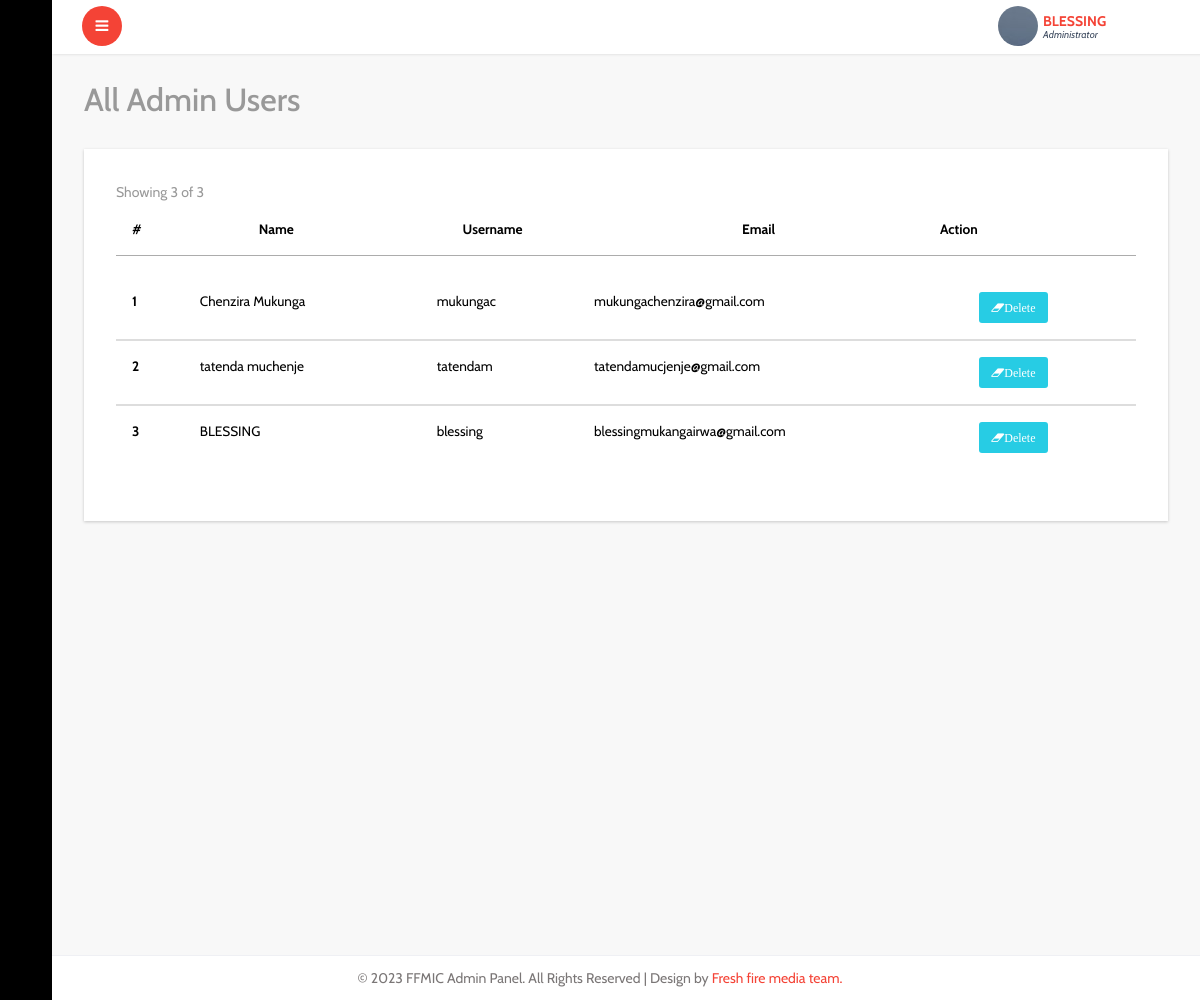
Screenshot of /admin/adminlist.php (signed in) with the database file from the repository.
### tables this page shows
CREATE TABLE IF NOT EXISTS `table_admin` (
  `id` int NOT NULL AUTO_INCREMENT,
  `name` varchar(45) NOT NULL,
  `email` varchar(45) NOT NULL,
  `username` varchar(45) NOT NULL,
  `password` varchar(45) NOT NULL,
  `file` varchar(567) NOT NULL,
  PRIMARY KEY (`id`)
);

### idiorm.php (called while the page is built, shortened)
<?php
    class ORM implements ArrayAccess {
        protected static $_default_config = array(
            'connection_string' => 'sqlite::memory:',
            'id_column' => 'id',
            'id_column_overrides' => array(),
            'error_mode' => PDO::ERRMODE_EXCEPTION,
            'username' => null,
            'password' => null,
            'driver_options' => null,
            'identifier_quote_character' => null,
            'limit_clause_style' => null,
            'logging' => false,
            'logger' => null,
            'caching' => false,
            'caching_auto_clear' => false,
            'return_result_sets' => false,
        );
        protected static $_config = array();
        protected static $_db = array();
        protected static $_last_statement = null;
        protected $_connection_name;
        protected $_table_name;
        protected $_values = array();
        protected $_result_columns = array('*');
        protected $_join_sources = array();
        protected $_order_by = array();
        protected $_group_by = array();
        public static function configure($key, $value = null, $connection_name = self::DEFAULT_CONNECTION) {
            if (is_array($key)) {
                foreach ($key as $conf_key => $conf_value) {
                    self::configure($conf_key, $conf_value, $connection_name);
                }
            } else {
                if (is_null($value)) {
                    $value = $key;
                    $key = 'connection_string';
                }
                self::$_config[$connection_name][$key] = $value;
            }
        }
        public static function for_table($table_name, $connection_name = self::DEFAULT_CONNECTION) {
            return new self($table_name, array(), $connection_name);
        }
        protected static function _setup_db_config($connection_name) {
            if (!array_key_exists($connection_name, self::$_config)) {
                self::$_config[$connection_name] = self::$_default_config;
            }
        }
        public static function set_db($db, $connection_name = self::DEFAULT_CONNECTION) {
            self::$_db[$connection_name] = $db;
        }
        protected static function _setup_identifier_quote_character($connection_name) {
            if (is_null(self::$_config[$connection_name]['identifier_quote_character'])) {
                self::$_config[$connection_name]['identifier_quote_character'] =
                    self::_detect_identifier_quote_character($connection_name);
            }
        }
        public static function _setup_limit_clause_style($connection_name) {
            if (is_null(self::$_config[$connection_name]['limit_clause_style'])) {
                self::$_config[$connection_name]['limit_clause_style'] =
                    self::_detect_limit_clause_style($connection_name);
            }
        }
        protected static function _detect_identifier_quote_character($connection_name) {
            switch(self::get_db($connection_name)->getAttribute(PDO::ATTR_DRIVER_NAME)) {
                case 'mysql':
                case 'sqlite':
                case 'sqlite2':
                default:
                    return '`';
            }
        }
        protected static function _detect_limit_clause_style($connection_name) {
            switch(self::get_db($connection_name)->getAttribute(PDO::ATTR_DRIVER_NAME)) {
                default:
                    return ORM::LIMIT_STYLE_LIMIT;
            }
        }
        public static function get_db($connection_name = self::DEFAULT_CONNECTION) {
            return self::$_db[$connection_name];
        }
        public static function get_last_statement() {
            return self::$_last_statement;
        }
        protected static function _execute($query, $parameters = array(), $connection_name = self::DEFAULT_CONNECTION) {
            $statement = self::get_db($connection_name)->prepare($query);
            self::$_last_statement = $statement;
            $time = microtime(true);
            $q = $statement->execute();
            return $q;
        }
        protected static function _log_query($query, $parameters, $connection_name, $query_time) {
            if (!self::$_config[$connection_name]['logging']) {
                return false;
            }
            return true;
        }
        protected function __construct($table_name, $data = array(), $connection_name = self::DEFAULT_CONNECTION) {
            $this->_table_name = $table_name;
            $this->_connection_name = $connection_name;
        }
        public function find_array() {
            return $this->_run();
        }
        protected function _build_select() {
            return $this->_join_if_not_empty(" ", array(
                $this->_build_select_start(),
                $this->_build_join(),
                $this->_build_where(),
                $this->_build_group_by(),
                $this->_build_having(),
                $this->_build_order_by(),
                $this->_build_limit(),
                $this->_build_offset(),
            ));
        }
        protected function _build_select_start() {
            $fragment = 'SELECT ';
            $result_columns = join(', ', $this->_result_columns);
            $fragment .= "{$result_columns} FROM " . $this->_quote_identifier($this->_table_name);
            return $fragment;
        }
        protected function _build_join() {
            if (count($this->_join_sources) === 0) {
                return '';
            }
            return join(" ", $this->_join_sources);
        }
        protected function _build_where() {
            return $this->_build_conditions('where');
        }
        protected function _build_having() {
            return $this->_build_conditions('having');
        }
        protected function _build_group_by() {
            if (count($this->_group_by) === 0) {
                return '';
            }
            return "GROUP BY " . join(", ", $this->_group_by);
        }
        protected function _build_conditions($type) {
            $conditions_class_property_name = "_{$type}_conditions";
            if (count($this->$conditions_class_property_name) === 0) {
                return '';
            }
            $conditions = array();
            return strtoupper($type) . " " . join(" AND ", $conditions);
        }
        protected function _build_order_by() {
            if (count($this->_order_by) === 0) {
                return '';
            }
            return "ORDER BY " . join(", ", $this->_order_by);
        }
        protected function _build_limit() {
            $fragment = '';
            return $fragment;
        }
        protected function _build_offset() {
            return '';
        }
        protected function _join_if_not_empty($glue, $pieces) {
            $filtered_pieces = array();
            foreach ($pieces as $piece) {
                if (is_string($piece)) {
                    $piece = trim($piece);
                }
                if (!empty($piece)) {
                    $filtered_pieces[] = $piece;
                }
            }
            return join($glue, $filtered_pieces);
        }
        protected function _quote_one_identifier($identifier) {
            $parts = explode('.', $identifier);
            $parts = array_map(array($this, '_quote_identifier_part'), $parts);
            return join('.', $parts);
        }
        protected function _quote_identifier($identifier) {
            if (is_array($identifier)) {
                $result = array_map(array($this, '_quote_one_identifier'), $identifier);
                return join(', ', $result);
            } else {
                return $this->_quote_one_identifier($identifier);
            }
        }
        protected function _quote_identifier_part($part) {
            $quote_character = self::$_config[$this->_connection_name]['identifier_quote_character'];
            return $quote_character .
                   str_replace($quote_character,
                               $quote_character . $quote_character,
                               $part
                   ) . $quote_character;
        }
        protected function _run() {
            $query = $this->_build_select();
            $caching_enabled = self::$_config[$this->_connection_name]['caching'];
            self::_execute($query, $this->_values, $this->_connection_name);
            $statement = self::get_last_statement();
            $rows = array();
            while ($row = $statement->fetch(PDO::FETCH_ASSOC)) {
                $rows[] = $row;
            }
            $this->_values = array();
            $this->_result_columns = array('*');
            return $rows;
        }
        public function __call($name, $arguments)
        {
            $method = strtolower(preg_replace('/([a-z])([A-Z])/', '$1_$2', $name));
            if (method_exists($this, $method)) {
                return call_user_func_array(array($this, $method), $arguments);
            } else {
                throw new IdiormMethodMissingException("Method $name() does not exist in class " . get_class($this));
            }
        }
    }

### admin/adminlist.php (the view, shortened to what this page needs)
<?php include"header.php"; ?>
			<div id="page-wrapper">
				<div class="graphs">
					<h3 class="blank1">All Admin Users</h3>
					 <div class="xs tabls">
					 <div class="panel-body1">
					   <table class="table">
					    <thead>
							<tr>
							  <th>#</th>
							  <th>Name</th>
							  <th>Username</th>
							  <th>Email</th>
							  <th>Action</th>
							</tr>
						  </thead>
						  <tbody>
						   <?php
                                $tbl_name="table_admin";
        $get_posts_tbl = ORM::for_table("$tbl_name")
                 ->find_array();
	$total_pages = count($get_posts_tbl);
	$limit = 10;
	$page = $_GET['page'];
	if($page)
		$start = ($page - 1) * $limit;
	else
		$start = 0;
				$result = $db->prepare("SELECT * FROM table_admin  ORDER BY id DESC LIMIT $start, $limit");
				$result->execute();
	$next = $page + 1;
	$lastpage = ceil($total_pages/$limit);
	 ?>
                            <span class="text-muted m-r-sm">Showing
                                 <?php if($lastpage == $next-1):?>
                                    <?=$total_pages?>
                                <?php else:?>
                                <?=$page * $limit?>
                            <?php endif;?>
                                of <?=$total_pages?>
                                        </span>
			    </div>
               </div>
                <table class="table">
                      <?php
				for($i=1; $row = $result->fetch(); $i++){
               ?>
							<tr>
							  <th scope="row"><?php echo $i; ?></th>
							  <td><?php echo $row['name']; ?></td>
							  <td><?php echo $row['username']; ?></td>
							  <td><?php echo $row['email']; ?></td>
							  <td>
							    <a href="delete-admin.php?id=<?=$row['id'] ?>" class="fa fa-eraser btn btn-xs btn-success warning_4 delbtn" >Delete</a>
							  </td>
							</tr>
							 <?php } ?>
						</table>
						</div>
						</div>
				</div>
		<?php include"footer.php"; ?>

### rows the page displays
table_admin: name "Chenzira Mukunga", username "mukungac", email "mukungachenzira@gmail.com"
table_admin: name "tatenda muchenje", username "tatendam", email "tatendamucjenje@gmail.com"
table_admin: name "BLESSING", username "blessing", email "blessingmukangairwa@gmail.com"

### other values shown
$namee "BLESSING"
$total_pages "3"
